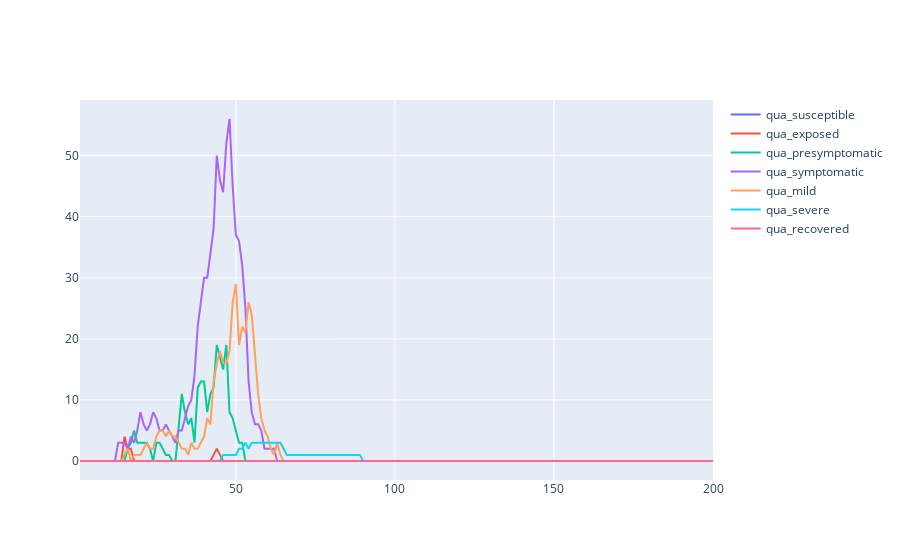

Source (notebook cell):
### Code cell
# Inidviduals in quarentine.
fig = go.Figure()
fig.add_trace(go.Scatter(x=tracker['day'], y=tracker['qua_susceptible'], mode='lines', name='qua_susceptible'))
fig.add_trace(go.Scatter(x=tracker['day'], y=tracker['qua_exposed'], mode='lines', name='qua_exposed'))
fig.add_trace(go.Scatter(x=tracker['day'], y=tracker['qua_presymptomatic'], mode='lines', name='qua_presymptomatic'))
fig.add_trace(go.Scatter(x=tracker['day'], y=tracker['qua_symptomatic'], mode='lines', name='qua_symptomatic'))
fig.add_trace(go.Scatter(x=tracker['day'], y=tracker['qua_mild'], mode='lines', name='qua_mild'))
fig.add_trace(go.Scatter(x=tracker['day'], y=tracker['qua_severe'], mode='lines', name='qua_severe'))
fig.add_trace(go.Scatter(x=tracker['day'], y=tracker['qua_recovered'], mode='lines', name='qua_recovered'))
fig.show()

### Figure 1 — Plotly figure (JSON) as saved in the notebook; plotly's stock layout.template omitted (floating-point values rounded to 4 significant figures; data arrays with more than 128 entries replaced by an {"elided": "..."} marker saying what was removed)
{"data": [{"mode": "lines", "name": "qua_susceptible", "type": "scatter", "x": {"elided": "200 int values"}, "y": {"elided": "200 int values"}}, {"mode": "lines", "name": "qua_exposed", "type": "scatter", "x": {"elided": "200 int values"}, "y": {"elided": "200 int values"}}, {"mode": "lines", "name": "qua_presymptomatic", "type": "scatter", "x": {"elided": "200 int values"}, "y": {"elided": "200 int values"}}, {"mode": "lines", "name": "qua_symptomatic", "type": "scatter", "x": {"elided": "200 int values"}, "y": {"elided": "200 int values"}}, {"mode": "lines", "name": "qua_mild", "type": "scatter", "x": {"elided": "200 int values"}, "y": {"elided": "200 int values"}}, {"mode": "lines", "name": "qua_severe", "type": "scatter", "x": {"elided": "200 int values"}, "y": {"elided": "200 int values"}}, {"mode": "lines", "name": "qua_recovered", "type": "scatter", "x": {"elided": "200 int values"}, "y": {"elided": "200 int values"}}], "layout": {}}
